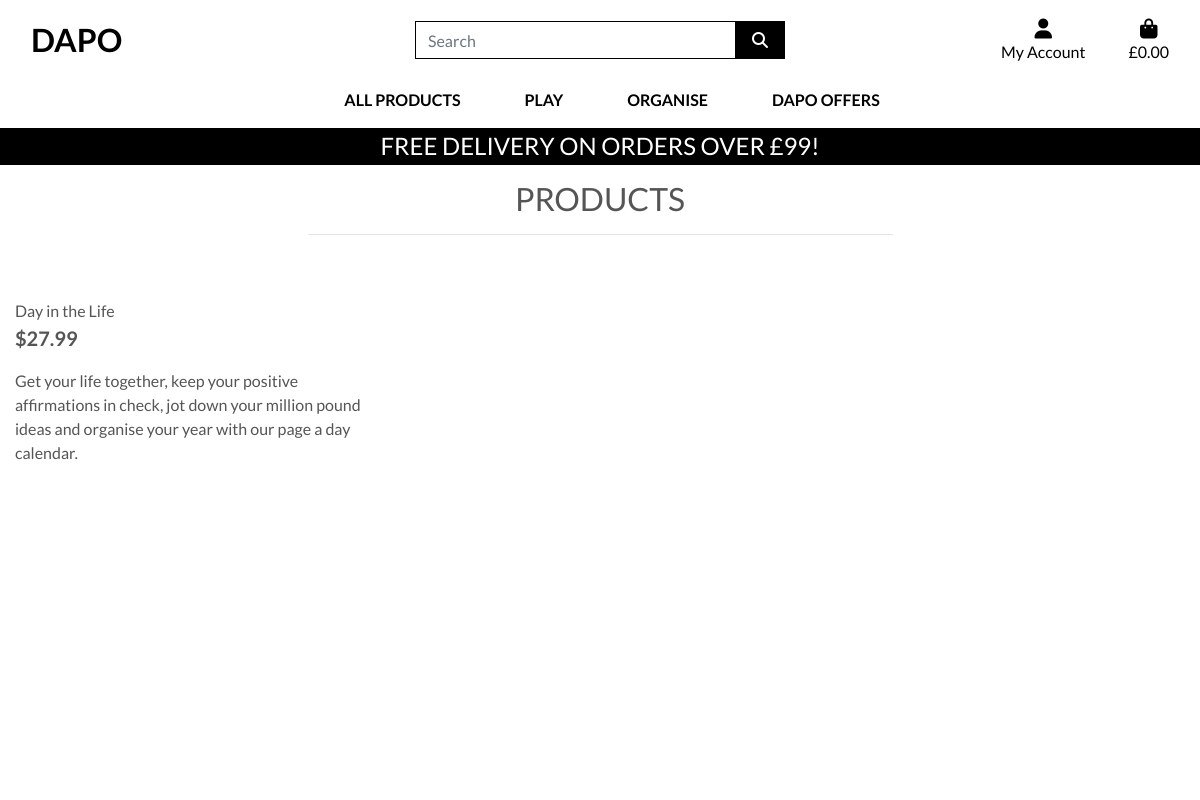
Screenshot of /products/7 with the database file from the repository.
### products/models.py (models this page shows, shortened)
class Product(models.Model):
    category = models.ForeignKey('Category', null=True, blank=True, on_delete=models.SET_NULL)
    sku = models.CharField(max_length=254, null=True, blank=True)
    name = models.CharField(max_length=254)
    description = models.TextField()
    price = models.DecimalField(max_digits=6, decimal_places=2)
    image_url = models.URLField(max_length=1024, null=True, blank=True)
    image = models.ImageField(null=True, blank=True)

### products/views.py (the view)
# urls.py: path('<product_id>', views.product_info, name='product_info'),
def product_info(request, product_id):
    product = get_object_or_404(Product, pk=product_id)
    context = {
        'product': product,
    }
    return render(request, 'products/product_info.html', context)

### products/templates/products/product_info.html (shortened to what this page needs)
{% extends "base.html" %}
{% load static %}
{% block page_header %}
    <div class="container header-container">
    </div>
{% endblock %}
{% block content %}
<div class="overlay"></div>
    <div class="container-fluid">
        <div class="row">
            <div class="col text-center mt-3">
                <h2 class="logo-font">Products</h2>
                <hr class="w-50 mb-1">
            </div>
        </div>
        <div class="row">
            <div class="product-container col-10 offset-1">
                        </div>
                        <div class="col-12 col-md-6 col-lg-4">
                            <div class="product-info-container mb-5 mt-md-5">
                                <p class="mb-0">{{ product.name }}</p>
                                <p class="lead mb-0 text-left font-weight-bold">${{ product.price }}</p>
                                <p class="mt-3">{{ product.description }}</p>
                            </div>
                        </div>
                    </div>
                </div>
{% endblock %}

### static/css/base.css (style rules this page uses)
html { height: 100%; }
body { background: url('#') no-repeat center center fixed; background-size: cover; height: calc(100vh - 164px); color: #555; font-family: 'Lato'; }
.logo-font { text-transform: uppercase; }
.overlay { height: 100%; width: 100%; top: 0; left: 0; position: fixed; background: white; z-index: -1; }
@media (min-width: 1200px) { .container { max-width: 80%; } }
@media (min-width: 992px) { .header-container { padding-top: 164px; } }

### rows the page displays
Product: name "Day in the Life", price "27.99", description "Get your life together, keep your positive affirmations in check, jot down your million pound ideas and organise your year with our page a day calendar."
